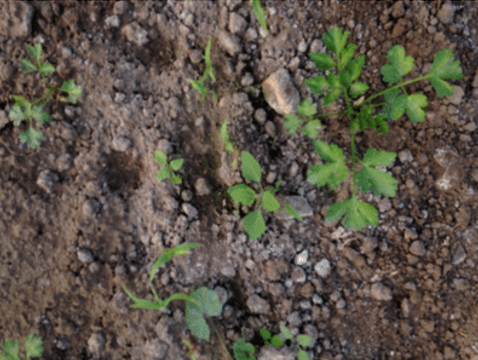
#> input picture img/img1.png, 478 x 360 px
$ jupyter execute DBSCAN.ipynb
#> lines starting #> are read from the running program, lines starting #| are printed output that depends on the picture; after the words box and inside, x2 and y2 are one past the last pixel; in counts of white or black regions, pixels touching at a corner belong together
### modules/cv_helpers.py
# Helper functions for weed identification subteam

import cv2
import numpy as np
from io import BytesIO, BufferedReader
import copy
from sklearn.cluster import DBSCAN
import matplotlib.pyplot as plt
from math import sqrt


# [89 lines left out: functions get_green, green_to_bnw, refactor_to_lower_res, binary_to_cartesian, DBSCAN_clustering, not called in this run]


def find_bounding_boxes(white_points, dbscan_result):
    """
    Find the bounding box for each cluster.

    Parameters:
        white_points (numpy.ndarray): Array of points in the image.
        dbscan_result (numpy.ndarray): Result of DBSCAN clustering algorithm.

    Returns:
        list: List of bounding boxes for each cluster.
    """
    bounding_boxes = []
    for cluster_label in np.unique(dbscan_result):
        cluster_points = white_points[dbscan_result == cluster_label]
        if len(cluster_points) == 0:
            continue  # Skip clusters with no points
        min_x = np.min(cluster_points[:, 0])
        min_y = np.min(cluster_points[:, 1])
        max_x = np.max(cluster_points[:, 0])
        max_y = np.max(cluster_points[:, 1])
        bounding_boxes.append(((min_x, min_y), (max_x, max_y)))
    return bounding_boxes


def find_cluster_centers(white_points, dbscan_result):
    """
    Find the center of each cluster.

    Parameters:
        white_points (numpy.ndarray): Array of points in the image.
        dbscan_result (numpy.ndarray): Result of DBSCAN clustering algorithm.

    Returns:
        list: List of cluster centers.
    """
    cluster_centers = []
    for cluster_label in np.unique(dbscan_result):
        cluster_points = white_points[dbscan_result == cluster_label]
        cluster_center = np.mean(cluster_points, axis=0)
        cluster_centers.append(np.round(cluster_center, 0))
    return cluster_centers


def plot_boxes(image_with_boxes, bounding_boxes):
    """
    Plot bounding boxes around each cluster on the image.

    Parameters:
        image (numpy.ndarray): Input image.
        bounding_boxes (list): List of bounding boxes for each cluster.
    """
    for box in bounding_boxes:
        (min_x, min_y), (max_x, max_y) = box
        cv2.rectangle(
            image_with_boxes,
            (min_x, abs(min_y - image_with_boxes.shape[0])),
            (max_x, abs(max_y - image_with_boxes.shape[0])),
            (0, 0, 255),
            2,
        )
    return image_with_boxes


def plot_centers(image_with_centers, cluster_centers):
    """
    Plot cluster centers on the image.

    Parameters:
        image (numpy.ndarray): Input image.
        cluster_centers (list): List of cluster centers.
    """
    for center in cluster_centers:
        (x, y) = center.astype(int)
        cv2.circle(
            image_with_centers,
            (x, abs(y - image_with_centers.shape[0])),
            radius=5,
            color=(255, 0, 0),
            thickness=-1,
        )
    return image_with_centers


# [46 lines left out: functions return_image_array, arr_to_io_buffered_reader, not called in this run]

### DBSCAN.ipynb
[cell 1]
import numpy as np
import cv2
import matplotlib.pyplot as plt
import skimage
from sklearn.cluster import KMeans
from modules.cv_helpers import find_bounding_boxes, find_cluster_centers, plot_boxes, plot_centers

[cell 2]
# Read the image
image = cv2.imread('img/img1.png')
#> image is the input picture: shape (360, 478, 3); mean B, G, R 73.1, 84.4, 91.7

# Convert the image from BGR to HSV color space
rgb_image = cv2.cvtColor(image, cv2.COLOR_BGR2HSV)
#> rgb_image: shape (360, 478, 3); mean H, S, V 40.1, 60.9, 95.8

# Define the lower and upper bounds for the green color in HSV
lower_green = np.array([30,40,30])
upper_green = np.array([100,255,255])

# Create a mask to isolate the green areas
mask = cv2.inRange(rgb_image, lower_green, upper_green)
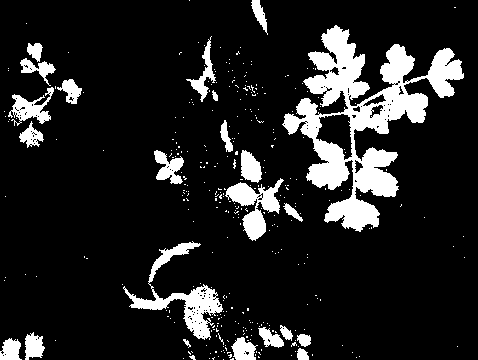
#> mask: shape (360, 478); 13.3% white; 344 white regions (320 under 20 px), largest, box (x1, y1, x2, y2) and area: (282, 25, 464, 232) 12462, (123, 241, 223, 340) 2298, (225, 178, 284, 241) 1484

# Apply the mask to the original image
green_areas = cv2.bitwise_and(image, image, mask=mask)
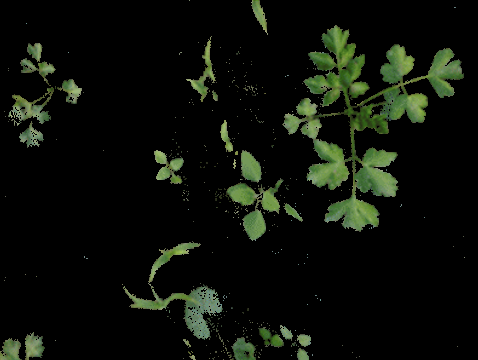
#> green_areas: shape (360, 478, 3); mean B, G, R 9.3, 16.3, 12.4

arr = green_areas
for i in range(arr.shape[0]):
    for j in range(arr.shape[1]):
        for k in range(arr.shape[2]):
            if arr[i, j, k] != 0:
                arr[i, j, k] = 255
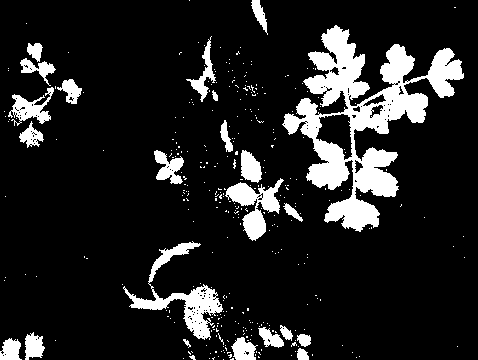
#> arr: shape (360, 478, 3); 13.3% white; 344 white regions (320 under 20 px), largest, box (x1, y1, x2, y2) and area: (282, 25, 464, 232) 12462, (123, 241, 223, 340) 2298, (225, 178, 284, 241) 1484

denoised_image = cv2.fastNlMeansDenoisingColored(arr, None, h=100, templateWindowSize=7, searchWindowSize=21)
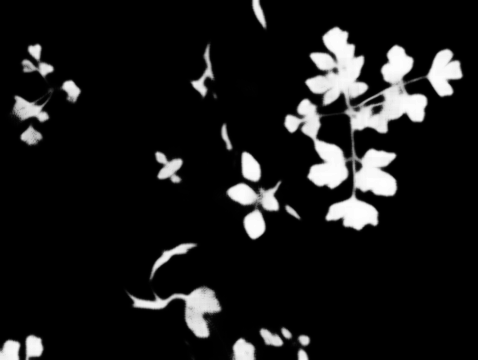
#> denoised_image: shape (360, 478, 3); mean B, G, R 25.8, 25.8, 25.8
denoised_image = np.mean(denoised_image, axis=2)
#> denoised_image: shape (360, 478) float64
denoised_image[denoised_image > 150] = 255
denoised_image[denoised_image < 150] = 0
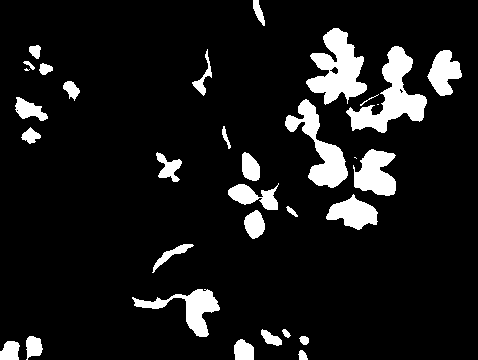
#> denoised_image: shape (360, 478) float64; 10% white; 33 white regions (3 under 20 px), largest, box (x1, y1, x2, y2) and area: (346, 46, 427, 133) 2647, (306, 28, 367, 105) 2534, (285, 99, 348, 188) 1969
plt.figure(); plt.imshow(denoised_image); plt.show()

[cell 3]
white_points = np.array(np.mat('0 0; 0 0'))
index = 0
x = 0
y = 0
for row in denoised_image:
    for element in row:
        if(element == 255):
            white_points = np.vstack([white_points, [x, y]])
        x = x + 1
    y = y + 1
    x = 0
#> after the loop, y = 360
white_points = np.delete(white_points, (0, 1), axis=0)
print(white_points)

plt.figure(); plt.plot(white_points[:, 0], white_points[:, 1], "b."); plt.show()
#> after `plt.figure()`:
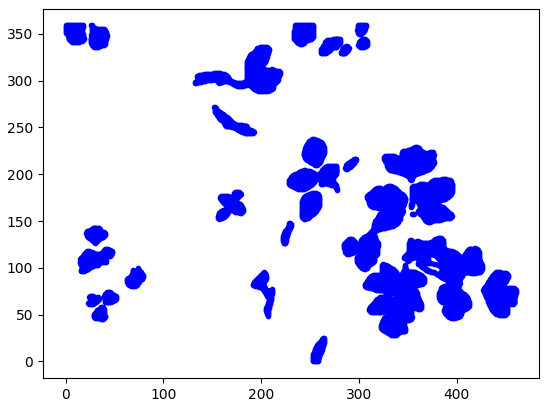
#> figure drawn by matplotlib, 1 panel

[cell 4]
from numpy import unique
from numpy import where
from matplotlib import pyplot
from sklearn.datasets import make_classification
from sklearn.cluster import DBSCAN

# define the model
dbscan_model = DBSCAN(eps=5, min_samples=10)

# train the model
dbscan_model.fit(white_points)

# assign each data point to a cluster
dbscan_result = dbscan_model.fit_predict(white_points)

# get all of the unique clusters
dbscan_clusters = unique(dbscan_result)
print(dbscan_clusters)

# plot the DBSCAN clusters
for dbscan_cluster in dbscan_clusters:
    # get data points that fall in this cluster
    index = where(dbscan_result == dbscan_cluster)
    # make the plot
    pyplot.scatter(white_points[index, 0], white_points[index, 1])

# show the DBSCAN plot
pyplot.show()
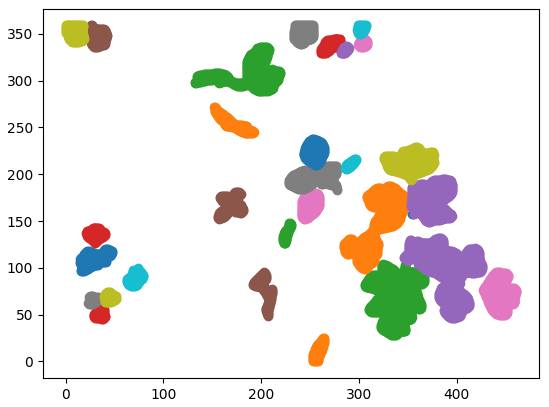
#> figure drawn by matplotlib, 1 panel

[cell 5]
# Find the bounding box for each cluster
bounding_boxes = find_bounding_boxes(white_points, dbscan_result)

# Find the center of each cluster
cluster_centers = find_cluster_centers(white_points, dbscan_result)

# Draw boxes and circles
img_processed = np.copy(image)
plot_boxes(img_processed, bounding_boxes)
#> after the loop in plot_boxes, `for box in bounding_boxes:`:
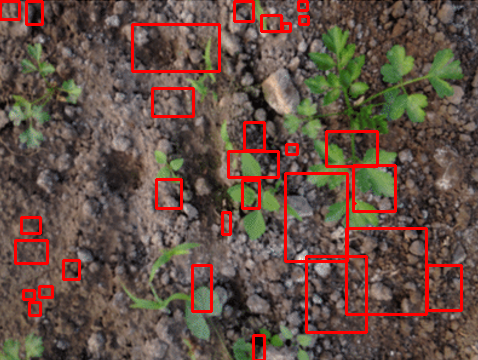
#> image_with_boxes: shape (360, 478, 3); mean B, G, R 68.8, 79.5, 100.6
plot_centers(img_processed, cluster_centers)

plt.imshow(img_processed)
plt.show()

[cell 6]
# Plot each cluster of weed on a separate subplot with the size of the subplot corresponding to each box size
num_clusters = len(bounding_boxes)
num_cols = 6
num_rows = -(-num_clusters // num_cols)

plt.figure(figsize=(15, 5*num_rows))

for i, box in enumerate(bounding_boxes, start=0):
    (min_x, min_y), (max_x, max_y) = box
    box_width = max_x - min_x
    box_height = max_y - min_y

    if box_width <= 0 or box_height <= 0:
        continue

    plt.subplot(num_rows, num_cols, i)
    plt.imshow(image[min_y:max_y, min_x:max_x])
    plt.axis('off')
    plt.title(f'Cluster {i} - Size: {box_width} x {box_height}')

plt.tight_layout()
plt.show()
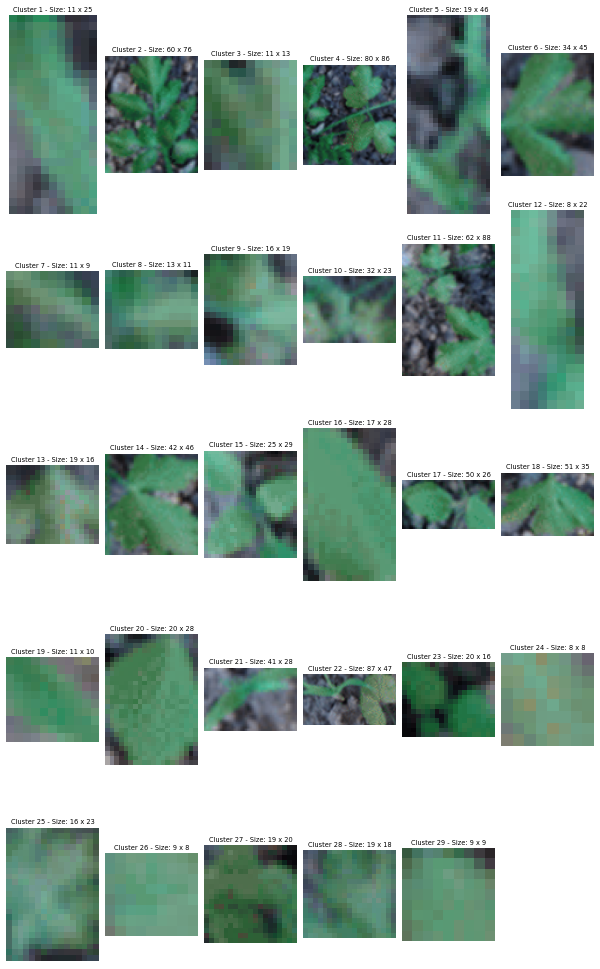
#> figure drawn by matplotlib, 29 panels

$ run again, with img/test2.jpg saved as img/img1.png
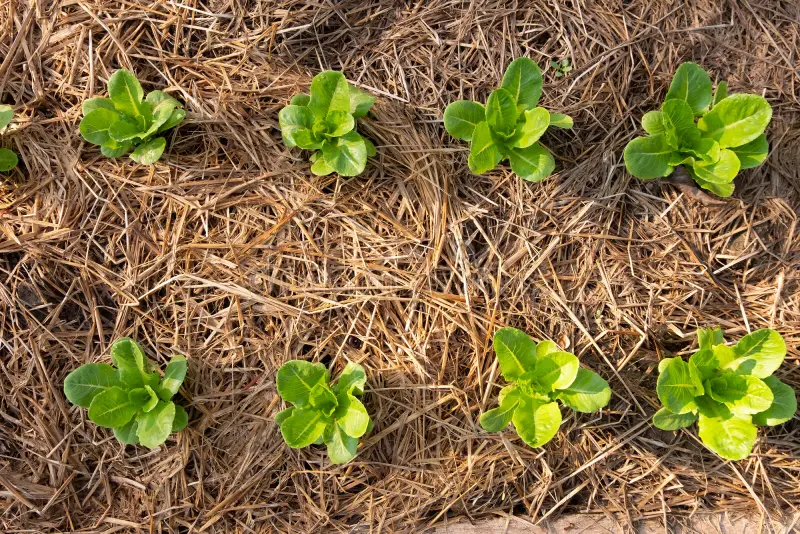
#> input picture img/test2.jpg, 800 x 534 px
#> image is the input picture: shape (534, 800, 3); mean B, G, R 67.1, 110, 131.9
#> rgb_image: shape (534, 800, 3); mean H, S, V 17.7, 141.6, 137.1
#> mask: shape (534, 800); 16.5% white; 25 white regions (14 under 20 px), largest, box (x1, y1, x2, y2) and area: (653, 326, 798, 460) 12351, (623, 61, 772, 197) 12003, (64, 337, 189, 448) 8523
#> after the loop `for i in range(arr.shape[0]):`:
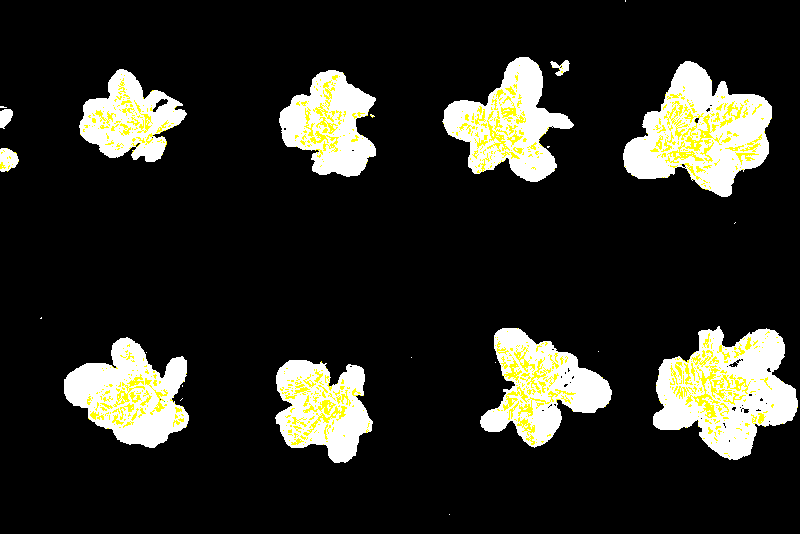
#> arr: shape (534, 800, 3); mean B, G, R 34.9, 42, 42
#> after the loop `for row in denoised_image:`: y = 534
#> after the loop in plot_boxes, `for box in bounding_boxes:`:
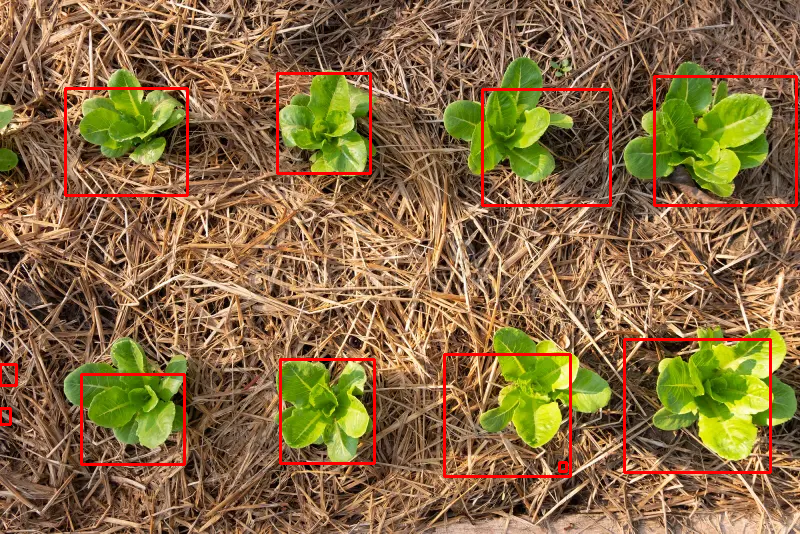
#> image_with_boxes: shape (534, 800, 3); mean B, G, R 65.5, 107.2, 135.5
